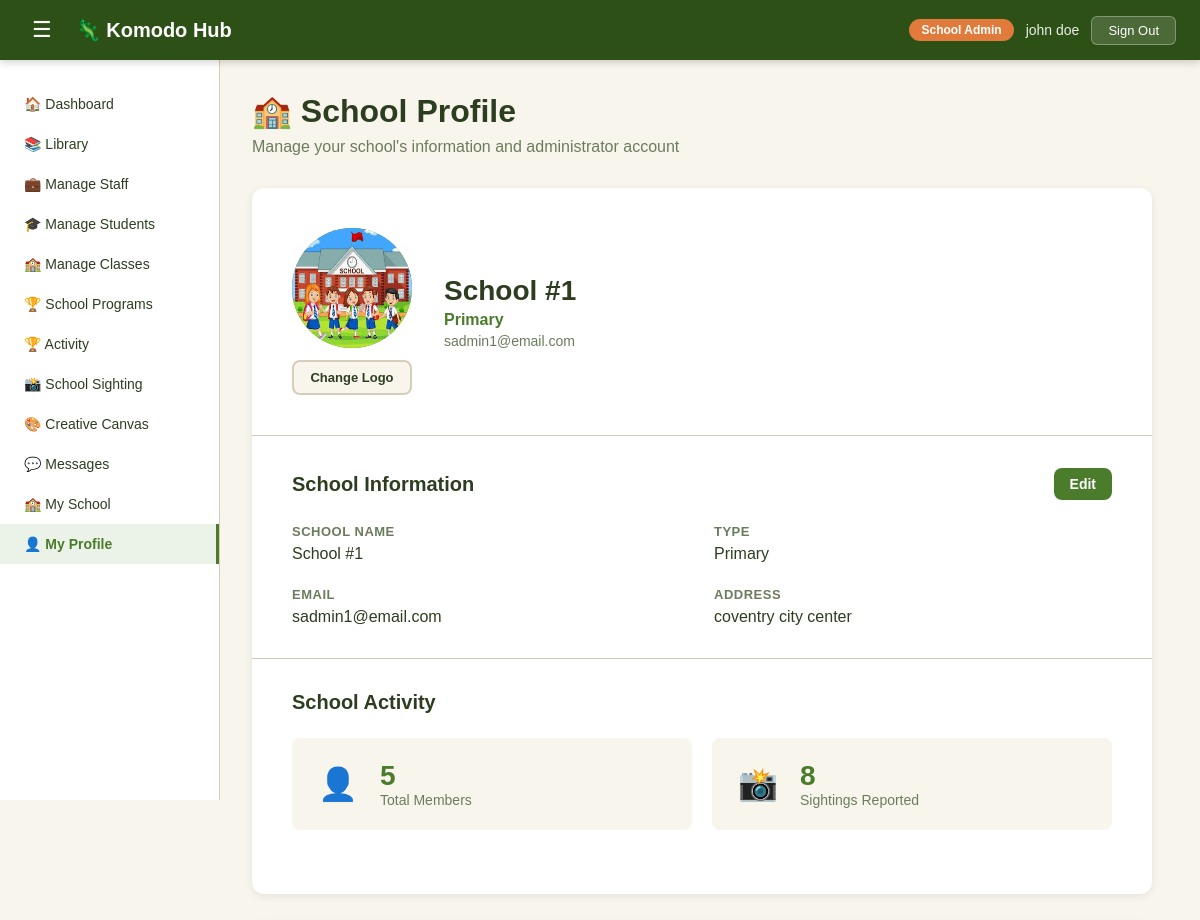
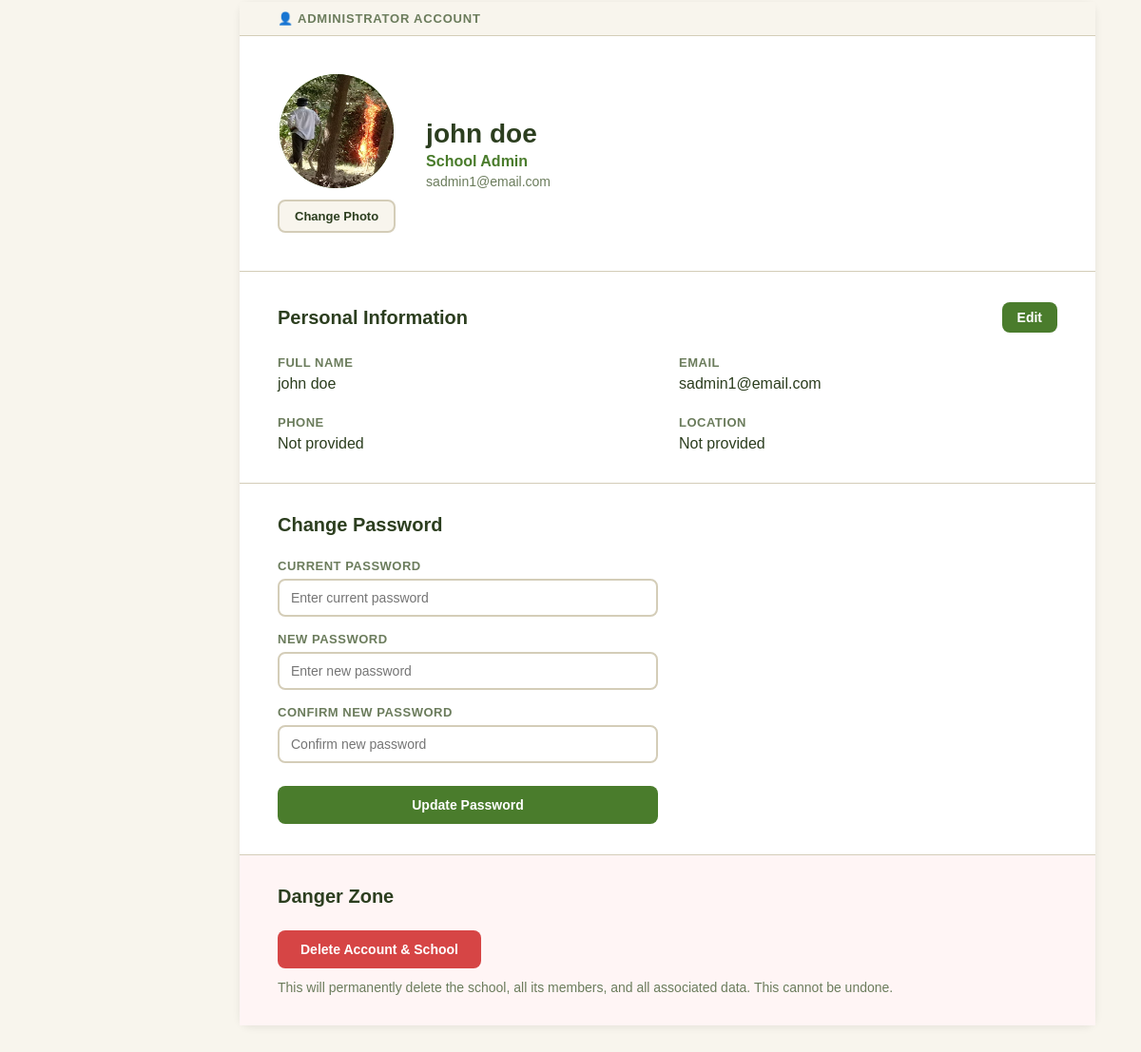
/my-profile (signed in), run on the app's committed database (2 pictures, top to bottom).
### tables this page shows
CREATE TABLE user(
    user_id INTEGER PRIMARY KEY AUTOINCREMENT,
    fullname TEXT NOT NULL,
    email TEXT NOT NULL,
    role TEXT,
    password TEXT NOT NULL,
    organization_id INTEGER, avatar TEXT, phone TEXT, location TEXT, created_at TIMESTAMP DEFAULT '2025-01-01', status TEXT DEFAULT 'active', points INTEGER DEFAULT 0,
    FOREIGN KEY (organization_id) REFERENCES organization(organization_id)
);

CREATE TABLE "organization" (
	"organization_id"	INTEGER,
	"name"	TEXT NOT NULL,
	"category"	TEXT NOT NULL CHECK("category" IN ('school', 'community')),
	"type"	TEXT,
	"email"	VARCHAR(50) NOT NULL,
	"address"	TEXT,
	"avatar"	TEXT,
	PRIMARY KEY("organization_id" AUTOINCREMENT)
);

### app.py (the view)
@app.route('/my-profile')
def get_my_profile():
    if 'user_id' not in session:
        return redirect(url_for('login_get'))
    user = db.fetch_one('SELECT * FROM user WHERE user_id = ?', (session['user_id'],))
    org = None
    member_count = 0
    org_sightings_count = 0
    if user['organization_id']:
        org = db.fetch_one(
            'SELECT * FROM organization WHERE organization_id = ?',
            (user['organization_id'],)
        )
        if user['role'] in ['school-admin', 'community-admin'] and org:
            mc = db.fetch_one(
                'SELECT COUNT(*) as count FROM user WHERE organization_id = ? AND user_id != ?',
                (user['organization_id'], session['user_id'])
            )
            member_count = mc['count'] if mc else 0
            sc = db.fetch_one(
                '''SELECT COUNT(*) as count FROM sighting s
                   JOIN user u ON s.user_id = u.user_id
                   WHERE u.organization_id = ?''',
                (user['organization_id'],)
            )
            org_sightings_count = sc['count'] if sc else 0
    sightings_count = db.fetch_one(
        'SELECT COUNT(*) as count FROM sighting WHERE user_id = ?',
        (session['user_id'],)
    )
    return render_template(
        'shared/my-profile.html',
        user=user, org=org,
        sightings_count=sightings_count['count'],
        member_count=member_count,
        org_sightings_count=org_sightings_count
    )

### templates/shared/my-profile.html (shortened to what this page needs)
<!DOCTYPE html>
<html lang="en">
<head>
    <link rel="stylesheet" href="{{ url_for('static', filename='css/style.css') }}">
    <link rel="stylesheet" href="{{ url_for('static', filename='css/dashboard.css') }}">
    <link rel="stylesheet" href="{{ url_for('static', filename='css/tabs/my-profile.css') }}">
</head>
<body class="dashboard-body">
    {% include 'shared/navbar.html' %}
    <div class="dash-layout">
        {% include 'shared/sidebar.html' %}
        <main class="dash-main">
            {% if user['role'] in ['school-admin', 'community-admin'] %}
            <div class="page-header">
                <h1>
                    {% if user['role'] == 'school-admin' %}&#127979; School Profile
                    {% else %}&#129309; Community Profile
                    {% endif %}
                </h1>
                <p>Manage your
                    {% if user['role'] == 'school-admin' %}school's{% else %}community's{% endif %}
                    information and administrator account
                </p>
            </div>
            <div class="profile-container">
                <div class="profile-card" style="margin-bottom: 28px;">
                    <div class="profile-header">
                        <div class="profile-avatar-section">
                            {% if org and org['avatar'] %}
                                <img src="{{ url_for('static', filename=org['avatar']) }}"
                                     class="profile-avatar-large" id="org-avatar-img" alt="Org Avatar">
                            {% else %}
                                <div class="profile-avatar-large org-avatar-placeholder" id="org-avatar-img">
                                    {% if user['role'] == 'school-admin' %}&#127979;{% else %}&#129309;{% endif %}
                                </div>
                            {% endif %}
                            <button class="btn-change-avatar"
                                    onclick="document.getElementById('org-avatar-input').click()">
                                Change Logo
                            </button>
                        </div>
                        <div class="profile-header-info">
                            <h2 id="org-display-name">{{ org['name'] if org else 'Your Organization' }}</h2>
                            <p class="profile-role-text">
                                {% if user['role'] == 'school-admin' %}
                                    {{ org['type'].replace('-', ' ').title() if org and org['type'] else 'School' }}
                                {% else %}
                                    {{ org['type'].replace('-', ' ').title() if org and org['type'] else 'Community' }}
                                {% endif %}
                            </p>
                            <p class="profile-email-text">{{ org['email'] if org else '' }}</p>
                        </div>
                    </div>
                    <div class="profile-section">
                        <div class="section-header">
                            <h3>
                                {% if user['role'] == 'school-admin' %}School{% else %}Community{% endif %}
                                Information
                            </h3>
                            <button class="btn-edit" id="org-edit-btn" onclick="toggleOrgEdit()">Edit</button>
                        </div>
                        <div class="info-grid" id="org-info">
                            <div class="info-item">
                                <label>
                                    {% if user['role'] == 'school-admin' %}School Name{% else %}Community Name{% endif %}
                                </label>
                                <p id="org-disp-name">{{ org['name'] if org else '—' }}</p>
                            </div>
                            <div class="info-item">
                                <label>Type</label>
                                <p id="org-disp-type">
                                    {{ org['type'].replace('-',' ').title() if org and org['type'] else '—' }}
                                </p>
                            </div>
                            <div class="info-item">
                                <label>Email</label>
                                <p id="org-disp-email">{{ org['email'] if org else '—' }}</p>
                            </div>
                            <div class="info-item">
                                <label>Address</label>
                                <p id="org-disp-address">{{ org['address'] if org and org['address'] else '—' }}</p>
                            </div>
                        </div>
                    </div>
                    <div class="profile-section">
                        <div class="section-header">
                            <h3>
                                {% if user['role'] == 'school-admin' %}School{% else %}Community{% endif %}
                                Activity
                            </h3>
                        </div>
                        <div class="stats-grid">
                            <div class="stat-item">
                                <div class="stat-icon">&#128100;</div>
                                <div class="stat-info">
                                    <div class="stat-number">{{ member_count }}</div>
                                    <div class="stat-label">
                                        {% if user['role'] == 'school-admin' %}Total Members{% else %}Total Members{% endif %}
                                    </div>
                                </div>
                            </div>
                            <div class="stat-item">
                                <div class="stat-icon">&#128248;</div>
                                <div class="stat-info">
                                    <div class="stat-number">{{ org_sightings_count }}</div>
                                    <div class="stat-label">Sightings Reported</div>
                                </div>
                            </div>
                        </div>
                    </div>
                </div>
                <div class="profile-card">
                    <div class="admin-card-label">
                        <span>&#128100; Administrator Account</span>
                    </div>
                    <div class="profile-header">
                        <div class="profile-avatar-section">
                            {% if user['avatar'] %}
                                <img src="{{ url_for('static', filename=user['avatar']) }}"
                                     class="profile-avatar-large" id="profile-avatar-img" alt="Avatar">
                            {% else %}
                                <div class="profile-avatar-large" id="profile-avatar-img">&#128100;</div>
                            {% endif %}
                            <button class="btn-change-avatar"
                                    onclick="document.getElementById('avatar-input').click()">
                                Change Photo
                            </button>
                        </div>
                        <div class="profile-header-info">
                            <h2 id="profile-name">{{ user['fullname'] }}</h2>
                            <p class="profile-role-text">
                                {{ user['role'].replace('-', ' ').title() }}
                            </p>
                            <p class="profile-email-text">{{ user['email'] }}</p>
                        </div>
                    </div>
                    <div class="profile-section">
                        <div class="section-header">
                            <h3>Personal Information</h3>
                            <button class="btn-edit" onclick="toggleEdit('personal')">Edit</button>
                        </div>
                        <div class="info-grid" id="personal-info">
                            <div class="info-item">
                                <label>Full Name</label>
                                <p id="display-name">{{ user['fullname'] }}</p>
                            </div>
                            <div class="info-item">
                                <label>Email</label>
                                <p id="display-email">{{ user['email'] }}</p>
                            </div>
                            <div class="info-item">
                                <label>Phone</label>
                                <p id="display-phone">{{ user['phone'] or 'Not provided' }}</p>
                            </div>
                            <div class="info-item">
                                <label>Location</label>
                                <p id="display-location">{{ user['location'] or 'Not provided' }}</p>
                            </div>
                        </div>
                    </div>
                    <div class="profile-section">
                        <div class="section-header">
                            <h3>Change Password</h3>
                        </div>
                        <div class="password-form">
                            <div class="info-item">
                                <label>Current Password</label>
                                <input type="password" id="current-password"
                                       placeholder="Enter current password">
                            </div>
                            <div class="info-item">
                                <label>New Password</label>
                                <input type="password" id="new-password"
                                       placeholder="Enter new password">
                            </div>
                            <div class="info-item">
                                <label>Confirm New Password</label>
                                <input type="password" id="confirm-password"
                                       placeholder="Confirm new password">
                            </div>
                            <button class="btn-change-password" onclick="changePassword()">
                                Update Password
                            </button>
                        </div>
                    </div>
                    <div class="profile-section danger-zone">
                        <div class="section-header">
                            <h3>Danger Zone</h3>
                        </div>
                        <div class="danger-actions">
                            <button class="btn-delete-account" onclick="deleteAccount()">
                                Delete Account &amp;
                                {% if user['role'] == 'school-admin' %}School{% else %}Community{% endif %}
                            </button>
                            <p class="danger-warning">
                                This will permanently delete the
                                {% if user['role'] == 'school-admin' %}school{% else %}community{% endif %},
                                all its members, and all associated data. This cannot be undone.
                            </p>
                        </div>
                    </div>
                </div>
            </div>
            {% endif %}
        </main>
    </div>
</body>
</html>

### templates/shared/navbar.html
    <nav class="dash-nav">
        <div class="dash-nav-left">
            <button class="sidebar-toggle" onclick="toggleSidebar()">&#9776;</button>
            <a href="/dashboard/{{ user['role'] }}" class="dash-logo">&#129422; Komodo Hub</a>
        </div>
        <div class="dash-nav-right">
            <span class="nav-role-badge">{{ user['role'].replace('-', ' ').title() }}</span>
            <span class="nav-username">{{ user['fullname'] }}</span>
            <button class="btn-signout" onclick="signOut()">Sign Out</button>
        </div>
    </nav>

### data on the page
user: role.replace "School Admin", fullname "john doe", avatar (picture), email "sadmin1@email.com"
organization: avatar (picture), name "School #1", type.replace "Primary", email "sadmin1@email.com", address "coventry city center"

### other printed values
{{ member_count }} "5"
{{ org_sightings_count }} "8"
{{ user['phone'] or 'Not provided' }} "Not provided"
{{ user['location'] or 'Not provided' }} "Not provided"
